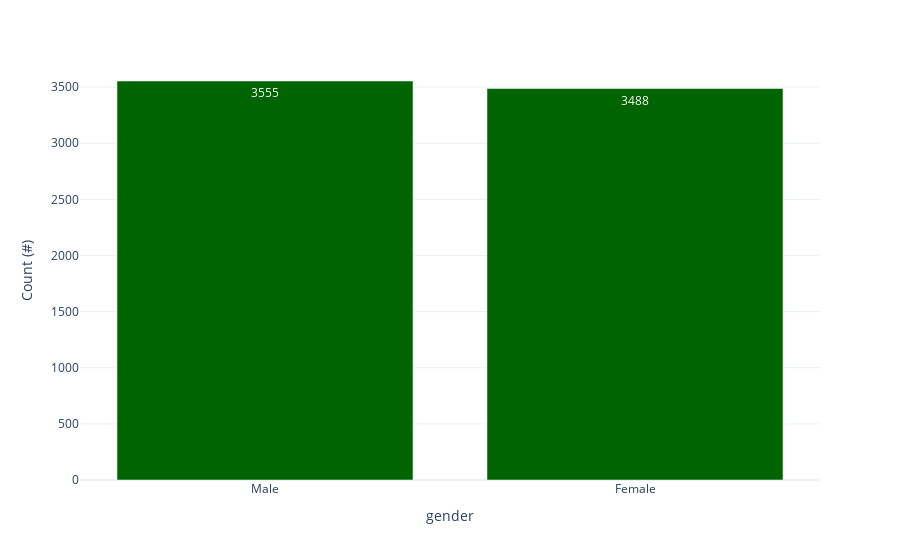
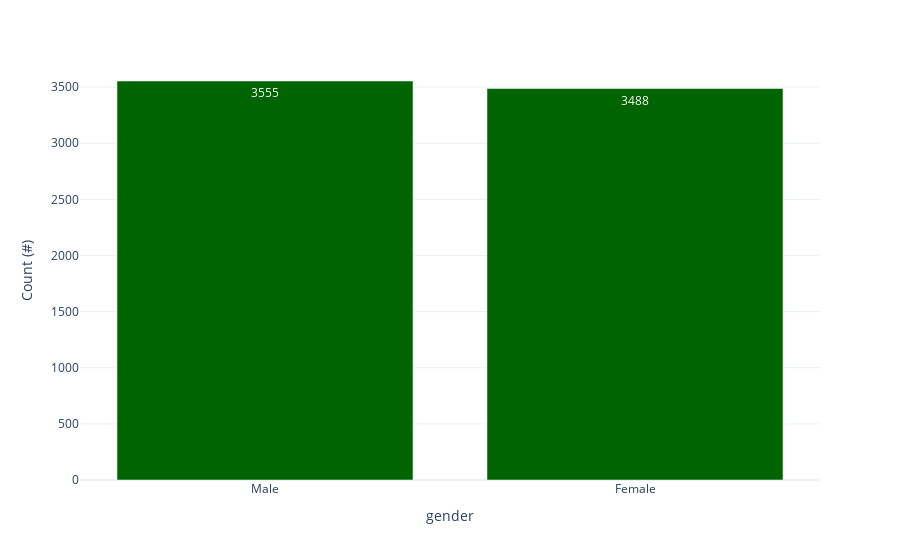
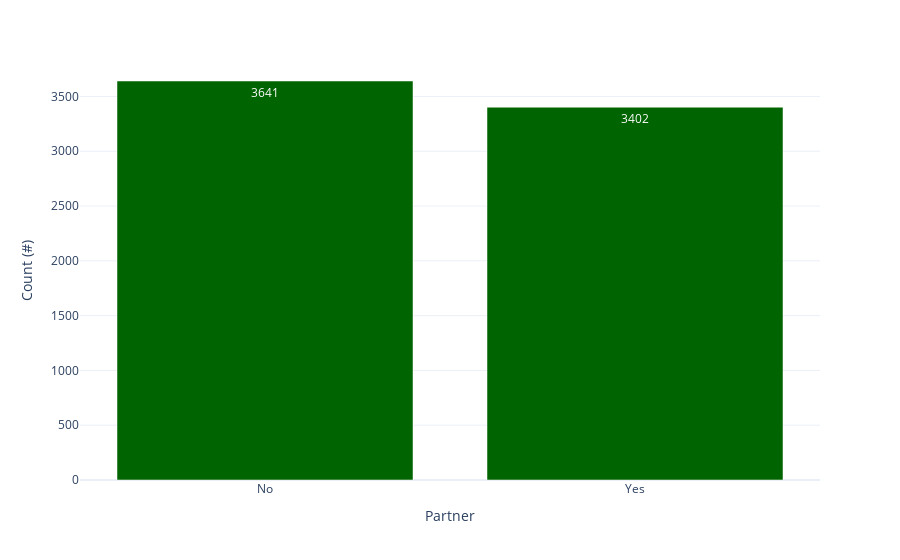
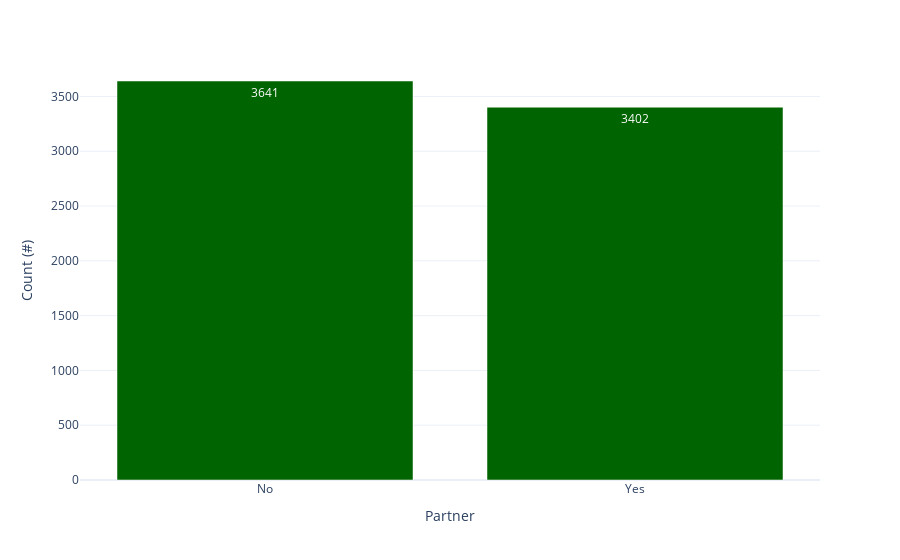

The code cell stored with these charts, in order, in its notebook:
### Code cell
for i in categorical:
    #print(i, ':')
    print(personal_data[i].value_counts())
    fig = px.bar(personal_data[i].value_counts(), labels={'value':'Count (#)'}, text_auto=True).update_layout(showlegend=False).update_traces(marker_color='darkgreen')
    print()
    fig.show()
    fig.show()

### Figure 1 — Plotly figure (JSON) as saved in the notebook; plotly's stock layout.template omitted (floating-point values rounded to 4 significant figures)
{"data": [{"alignmentgroup": "True", "hovertemplate": "variable=count<br>gender=%{x}<br>Count (#)=%{y}<extra></extra>", "legendgroup": "count", "marker": {"color": "darkgreen", "pattern": {"shape": ""}}, "name": "count", "offsetgroup": "count", "orientation": "v", "showlegend": true, "textposition": "auto", "texttemplate": "%{y}", "type": "bar", "x": ["Male", "Female"], "xaxis": "x", "y": [3555, 3488], "yaxis": "y"}], "layout": {"barmode": "relative", "legend": {"title": {"text": "variable"}, "tracegroupgap": 0}, "margin": {"t": 60}, "showlegend": false, "xaxis": {"anchor": "y", "domain": [0, 1], "title": {"text": "gender"}}, "yaxis": {"anchor": "x", "domain": [0, 1], "title": {"text": "Count (#)"}}}}

### Figure 2 — Plotly figure (JSON) as saved in the notebook; plotly's stock layout.template omitted (floating-point values rounded to 4 significant figures)
{"data": [{"alignmentgroup": "True", "hovertemplate": "variable=count<br>gender=%{x}<br>Count (#)=%{y}<extra></extra>", "legendgroup": "count", "marker": {"color": "darkgreen", "pattern": {"shape": ""}}, "name": "count", "offsetgroup": "count", "orientation": "v", "showlegend": true, "textposition": "auto", "texttemplate": "%{y}", "type": "bar", "x": ["Male", "Female"], "xaxis": "x", "y": [3555, 3488], "yaxis": "y"}], "layout": {"barmode": "relative", "legend": {"title": {"text": "variable"}, "tracegroupgap": 0}, "margin": {"t": 60}, "showlegend": false, "xaxis": {"anchor": "y", "domain": [0, 1], "title": {"text": "gender"}}, "yaxis": {"anchor": "x", "domain": [0, 1], "title": {"text": "Count (#)"}}}}

### Figure 3 — Plotly figure (JSON) as saved in the notebook; plotly's stock layout.template omitted (floating-point values rounded to 4 significant figures)
{"data": [{"alignmentgroup": "True", "hovertemplate": "variable=count<br>Partner=%{x}<br>Count (#)=%{y}<extra></extra>", "legendgroup": "count", "marker": {"color": "darkgreen", "pattern": {"shape": ""}}, "name": "count", "offsetgroup": "count", "orientation": "v", "showlegend": true, "textposition": "auto", "texttemplate": "%{y}", "type": "bar", "x": ["No", "Yes"], "xaxis": "x", "y": [3641, 3402], "yaxis": "y"}], "layout": {"barmode": "relative", "legend": {"title": {"text": "variable"}, "tracegroupgap": 0}, "margin": {"t": 60}, "showlegend": false, "xaxis": {"anchor": "y", "domain": [0, 1], "title": {"text": "Partner"}}, "yaxis": {"anchor": "x", "domain": [0, 1], "title": {"text": "Count (#)"}}}}

### Figure 4 — Plotly figure (JSON) as saved in the notebook; plotly's stock layout.template omitted (floating-point values rounded to 4 significant figures)
{"data": [{"alignmentgroup": "True", "hovertemplate": "variable=count<br>Partner=%{x}<br>Count (#)=%{y}<extra></extra>", "legendgroup": "count", "marker": {"color": "darkgreen", "pattern": {"shape": ""}}, "name": "count", "offsetgroup": "count", "orientation": "v", "showlegend": true, "textposition": "auto", "texttemplate": "%{y}", "type": "bar", "x": ["No", "Yes"], "xaxis": "x", "y": [3641, 3402], "yaxis": "y"}], "layout": {"barmode": "relative", "legend": {"title": {"text": "variable"}, "tracegroupgap": 0}, "margin": {"t": 60}, "showlegend": false, "xaxis": {"anchor": "y", "domain": [0, 1], "title": {"text": "Partner"}}, "yaxis": {"anchor": "x", "domain": [0, 1], "title": {"text": "Count (#)"}}}}
